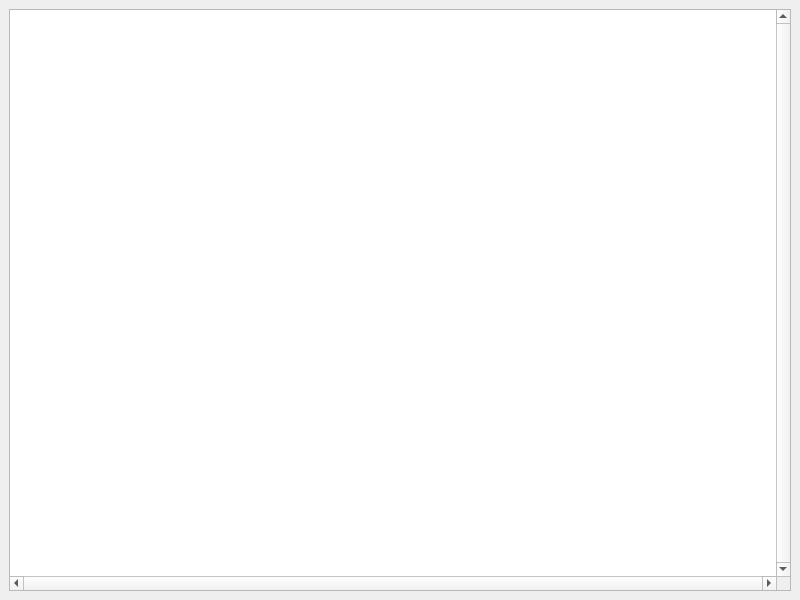
<?xml version="1.0" encoding="UTF-8"?>
<ui version="4.0">
 <class>MainWindow</class>
 <widget class="QMainWindow" name="MainWindow">
  <property name="geometry">
   <rect>
    <x>0</x>
    <y>0</y>
    <width>800</width>
    <height>600</height>
   </rect>
  </property>
  <property name="acceptDrops">
   <bool>true</bool>
  </property>
  <property name="windowTitle">
   <string>MainWindow</string>
  </property>
  <widget class="QWidget" name="centralwidget">
   <layout class="QHBoxLayout" name="horizontalLayout">
    <item>
     <widget class="GraphicsView" name="graphicsView">
      <property name="verticalScrollBarPolicy">
       <enum>Qt::ScrollBarAlwaysOn</enum>
      </property>
      <property name="horizontalScrollBarPolicy">
       <enum>Qt::ScrollBarAlwaysOn</enum>
      </property>
     </widget>
    </item>
   </layout>
  </widget>
  <action name="actionSelect">
   <property name="checkable">
    <bool>true</bool>
   </property>
   <property name="icon">
    <iconset>
     <normaloff>resources/icon1.png</normaloff>resources/icon1.png</iconset>
   </property>
   <property name="text">
    <string>Select</string>
   </property>
  </action>
  <action name="actionCreate">
   <property name="checkable">
    <bool>true</bool>
   </property>
   <property name="icon">
    <iconset>
     <normaloff>resources/icon2.png</normaloff>resources/icon2.png</iconset>
   </property>
   <property name="text">
    <string>Create</string>
   </property>
  </action>
 </widget>
 <customwidgets>
  <customwidget>
   <class>GraphicsView</class>
   <extends>QGraphicsView</extends>
   <header>graphics_view</header>
  </customwidget>
 </customwidgets>
 <resources/>
 <connections/>
</ui>
